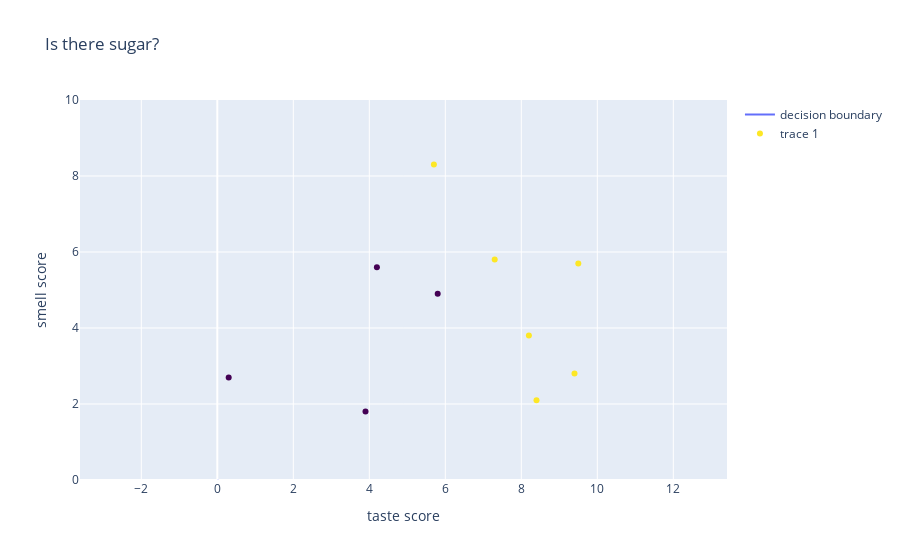

Source (notebook cell):
### Code cell
boundaries = [decision_boundary_y(val, [2, 1], 0) for val in range(0, 10, 1)]
decision_trace = go.Scatter(x=list(range(0, 10, 1)), y=boundaries, mode = 'lines', name='decision boundary')
sugar_fig = go.Figure(data = [decision_trace, scatter_trace], layout = layout)
sugar_fig

### Figure 1 — Plotly figure (JSON) as saved in the notebook; plotly's stock layout.template omitted (floating-point values rounded to 4 significant figures)
{"data": [{"mode": "lines", "name": "decision boundary", "type": "scatter", "x": [0, 1, 2, 3, 4, 5, 6, 7, 8, 9], "y": [0, -2, -4, -6, -8, -10, -12, -14, -16, -18]}, {"hovertext": [1, 1, 0, 0, 1, 1, 1, 0, 0, 1], "marker": {"color": [1, 1, 0, 0, 1, 1, 1, 0, 0, 1], "colorscale": [[0, "#440154"], [0.1111, "#482878"], [0.2222, "#3e4989"], [0.3333, "#31688e"], [0.4444, "#26828e"], [0.5556, "#1f9e89"], [0.6667, "#35b779"], [0.7778, "#6ece58"], [0.8889, "#b5de2b"], [1, "#fde725"]]}, "mode": "markers", "type": "scatter", "x": [9.5, 8.4, 5.8, 0.3, 8.2, 7.3, 9.4, 3.9, 4.2, 5.7], "y": [5.7, 2.1, 4.9, 2.7, 3.8, 5.8, 2.8, 1.8, 5.6, 8.3]}], "layout": {"autosize": true, "title": {"text": "Is there sugar?"}, "xaxis": {"autorange": true, "domain": [0, 1], "range": [-1.285, 11.09], "title": {"text": "taste score"}, "type": "linear"}, "yaxis": {"domain": [0, 1], "range": [0, 10], "scaleanchor": "x", "scaleratio": 1, "title": {"text": "smell score"}, "type": "linear"}}}
